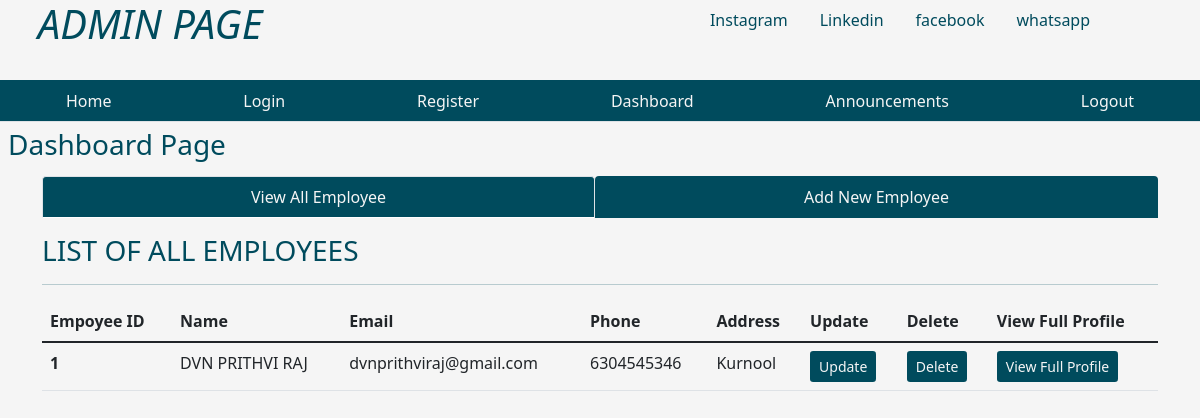
/dashboard, run on the app's committed database.
### tables this page shows
CREATE TABLE emp ( empid integer primary key AUTOINCREMENT, name text not null, email text, phone integer, address text, joining_date timestamp DEFAULT CURRENT_TIMESTAMP,  total_projects integer default 1, total_test_case integer DEFAULT 1, total_defects_found integer DEFAULT 1, total_defects_pending integer DEFAULT 1 );

### app.py (the view)
@app.route('/dashboard')
def dashboard():
    user = get_current_user()
    db = get_database()
    emp_cur = db.execute('select * from emp')
    allemp = emp_cur.fetchall()
    return render_template('dashboard.html', user = user, allemp = allemp)

### app.py (called while the page is built)
@app.teardown_appcontext
def close_database(error):
    if hasattr(g, 'crudapplication_db'):
        g.crudapplication_db.close()

def get_current_user():
    user = None
    if 'user' in session:
        user = session['user']
        db = get_database()
        user_cur = db.execute('select * from users where name = ?', [user])
        user = user_cur.fetchone()
    return user

### database.py (called while the page is built)
def connect_to_database():
    sql=sqlite3.connect('C:/Users/NANI/Downloads/crud_application_flask/crudapplication.db')
    sql.row_factory = sqlite3.Row
    return sql

def get_database():
    if not hasattr(g, 'crudapplication_db'):
        g.crudapplication_db=connect_to_database()
    return g.crudapplication_db

### templates/dashboard.html (shortened to what this page needs)
{% from "showlinks.html" import show_links, showsocialmedialinks %}
<!DOCTYPE html>
<html lang="en">
<head>
    <link href="https://cdn.jsdelivr.net/npm/bootstrap@5.1.3/dist/css/bootstrap.min.css" rel="stylesheet">
    <link rel="stylesheet" href="{{ url_for('static', filename='dashboard.css')}}" type = "text/css">
</head>
<body>
      <div class="parent">
        <div class="child child1">
            <h1 class="text-center"><i>ADMIN PAGE</i></h1>
        </div>
        <div class="child child2">
          {{ showsocialmedialinks() }}
        </div>
        <div class="child child3">
          {{ show_links() }}
        </div>
        <div class="child child4">
            <h3 class="m-2">Dashboard Page</h3>
        </div>
        <div class="child child5" style="color:rgb(0, 75, 93);">
        </div>
        <div class="child child6  container" style="color:rgb(0, 75, 93);">
            <ul class="nav nav-tabs nav-fill mb-3">
                <li class="nav-item">
                  <a class="nav-link active" aria-current="page" href="{{ url_for('dashboard')}}" style=" background-color:rgb(0, 75, 93); color:whitesmoke;">View All Employee</a>
                </li>
                <li class="nav-item">
                  <a class="nav-link" style=" background-color:rgb(0, 75, 93); color:whitesmoke;" href="{{ url_for('addnewemployee')}}">Add New Employee</a>
                </li>
              </ul>
              <div class="table-responsive-lg caption-top">
                <caption><h3>LIST OF ALL EMPLOYEES</h3></caption>
                <hr>
                <table class="table">
                    <thead>
                        <tr>
                          <th scope="col">Empoyee ID</th>
                          <th scope="col">Name</th>
                          <th scope="col">Email</th>
                          <th scope="col">Phone</th>
                          <th scope="col">Address</th>
                          <th scope="col">Update</th>
                          <th scope="col">Delete</th>
                          <th scope="col">View Full Profile</th>
                        </tr>
                      </thead>
                      <tbody>
                        {% for emp in allemp %}
                        <tr>
                          <th scope="row">{{ emp['empid'] }} </th>
                          <td>{{ emp['name'] }}</td>
                          <td>{{ emp['email'] }}</td>
                          <td>{{ emp['phone'] }}</td>
                          <td>{{ emp['address'] }}</td>
                          <td><a class="btn btn-sm" style="background-color:rgb(0, 75, 93); color:whitesmoke;" href="{{ url_for('fetchone', empid = emp['empid'] )}}">Update</a></td>
                          <td><a class="btn btn-sm" style="background-color:rgb(0, 75, 93); color:whitesmoke;" href="{{ url_for('deleteemp', empid = emp['empid'] )}}">Delete</a></td>
                          <td><a class="btn btn-sm" style="background-color:rgb(0, 75, 93); color:whitesmoke;" href="{{ url_for('singleemployee', empid = emp['empid'] )}}">View Full Profile</a></td>
                        </tr>
                        {% endfor %}
                      </tbody>
                </table>
              </div>
        </div>
      </div>
</body>
</html>

### static/dashboard.css (style rules this page uses)
html, body { height: 100%; background-color:whitesmoke; color:rgb(0, 75, 93); }
.parent { height: 100%; display: grid; grid-template-columns: repeat(4, 1fr); grid-template-rows: 10% 5% 7% auto 7%; }
.child { margin-bottom: 10px; }
.child1 { grid-column: 1/2; grid-row: 1/2; }
.child2 { grid-column: 3/-1; grid-row: 1/2; }
.child3 { grid-column: 1/-1; grid-row: 2/3; }
.child4 { grid-column: 1/2; grid-row: 3/4; }
.child5 { grid-column: 4/5; grid-row: 3/4; text-align: center; }
.child6 { grid-column: 1/-1; grid-row: 4/5; }

### data on the page
emp: empid "1", name "DVN PRITHVI RAJ", email "dvnprithviraj@gmail.com", phone "6304545346", address "Kurnool"
